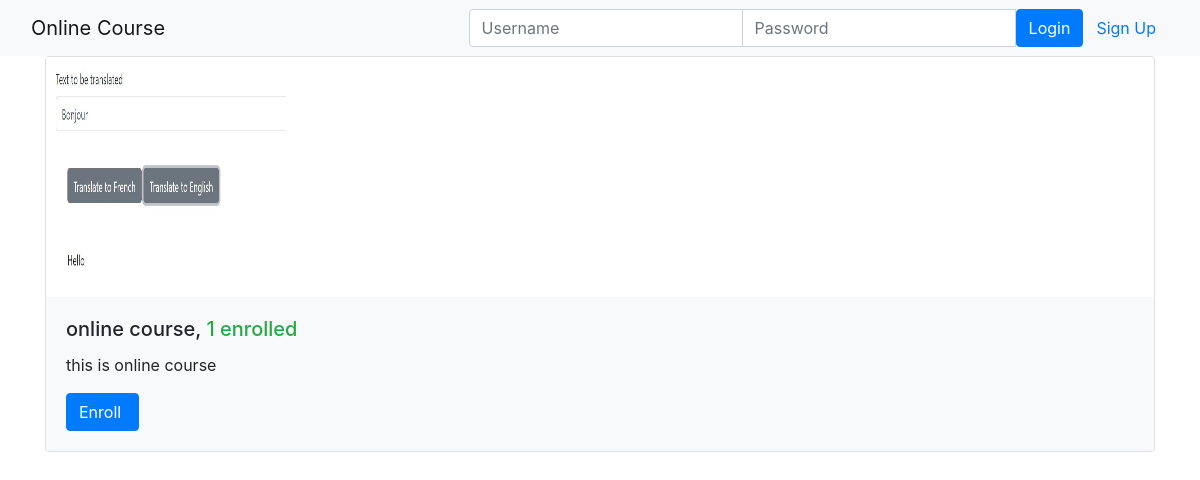
Page /onlinecourse/ on the earlier database version.
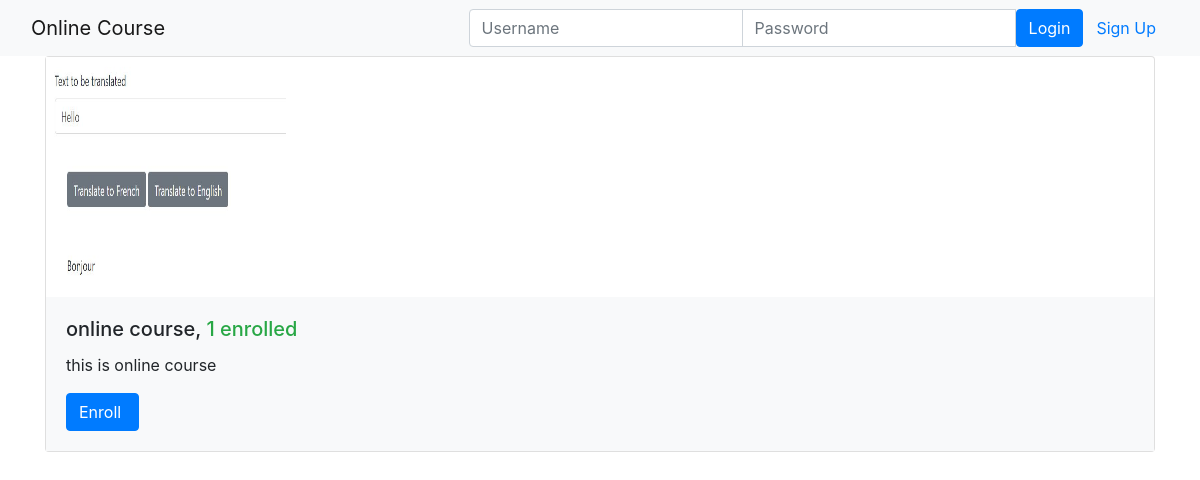
Same page on the later database version.
### onlinecourse/models.py (models this page shows, shortened)
class Course(models.Model):
    name = models.CharField(null=False, max_length=30, default='online course')
    image = models.ImageField(upload_to='course_images/')
    description = models.CharField(max_length=1000)
    pub_date = models.DateField(null=True)
    instructors = models.ManyToManyField(Instructor)
    users = models.ManyToManyField(settings.AUTH_USER_MODEL, through='Enrollment')
    total_enrollment = models.IntegerField(default=0)
    is_enrolled = False

### onlinecourse/views.py (the view)
class CourseListView(generic.ListView):
    template_name = 'onlinecourse/course_list_bootstrap.html'
    context_object_name = 'course_list'
    def get_queryset(self):
        user = self.request.user
        courses = Course.objects.order_by('-total_enrollment')[:10]
        for course in courses:
            if user.is_authenticated:
                course.is_enrolled = check_if_enrolled(user, course)
        return courses

### onlinecourse/templates/onlinecourse/course_list_bootstrap.html (shortened to what this page needs)
<!DOCTYPE html>
<html lang="en">
<head>
    {% load static %}
    <link rel="stylesheet" href="https://maxcdn.bootstrapcdn.com/bootstrap/4.5.2/css/bootstrap.min.css">
</head>
<body>
    <nav class="navbar navbar-light bg-light">
        <div class="container-fluid">
            <div class="navbar-header">
                  <a class="navbar-brand" href="#">Online Course</a>
            </div>
            <ul class="nav navbar-nav navbar-right">
                {% if user.is_authenticated %}
                <li>
                    <a class="btn btn-link" href="#">{{ user.first_name }}({{ user.username }})</a>
                    <a class="btn btn-link" href="{% url 'onlinecourse:logout' %}">Logout</a>
                </li>
                {% else %}
                <li>
                    <form class="form-inline" action="{% url 'onlinecourse:login' %}" method="post">
                        <div class="input-group">
                            <input type="text" class="form-control" placeholder="Username" name="username" >
                            <input type="password" class="form-control" placeholder="Password" name="psw" >
                            <button class="btn btn-primary" type="submit">Login</button>
                            <a class="btn btn-link" href="{% url 'onlinecourse:registration' %}">Sign Up</a>
                        </div>
                    </form>
                </li>
                {% endif %}
            </ul>
        </div>
    </nav>
    {% if course_list %}
        <div class="container">
            <div class="card-deck">
                {% for course in course_list %}
                         <div class="card" style="width: 36rem;">
                          <img class="card-img-left" src="{{MEDIA_URL}}/{{ course.image }}" width="240px" height="240px"
                               alt="Course image">
                          <div class="card-body bg-light">
                              <h5 class="card-title">{{ course.name }}, <span class="text-success">
                                  {{ course.total_enrollment}} enrolled</span></h5>
                            <p class="card-text">{{ course.description}}</p>
                            <form action="{% url 'onlinecourse:enroll' course.id %}" method="post">
                                  <input class="btn btn-primary"  type="submit"
                                         value="{% if course.is_enrolled %}Enter{% else %}Enroll{% endif %} ">
                            </form>
                          </div>
                        </div>
                {% endfor %}
            </div>
        </div>
    {% else %}
        <p>No courses are available.</p>
    {% endif %}
</body>
</html>

Differences in the rows shown:
changed Course "online course": image: a different picture
